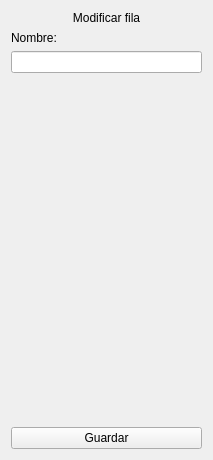
          <widget class="QWidget" name="scrollAreaWidgetContents_15">
           <property name="geometry">
            <rect>
             <x>0</x>
             <y>0</y>
             <width>213</width>
             <height>460</height>
            </rect>
           </property>
           <layout class="QVBoxLayout" name="verticalLayout_11">
            <item>
             <widget class="QLabel" name="label_modify_row">
              <property name="text">
               <string>Modificar fila</string>
              </property>
              <property name="alignment">
               <set>Qt::AlignCenter</set>
              </property>
             </widget>
            </item>
            <item>
             <widget class="QLabel" name="label_modify_row_name">
              <property name="text">
               <string>Nombre:</string>
              </property>
             </widget>
            </item>
            <item>
             <widget class="QLineEdit" name="line_edit_modify_row_name"/>
            </item>
            <item>
             <spacer name="vertical_spacer_modify_row">
              <property name="orientation">
               <enum>Qt::Vertical</enum>
              </property>
              <property name="sizeHint" stdset="0">
               <size>
                <width>20</width>
                <height>40</height>
               </size>
              </property>
             </spacer>
            </item>
            <item>
             <widget class="QPushButton" name="push_button_modify_row_save">
              <property name="text">
               <string>Guardar</string>
              </property>
             </widget>
            </item>
           </layout>
          </widget>
